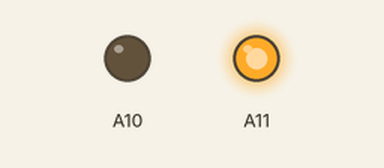
Recording of a sketch running on a simulated Arduino Mega 2560, built with avr-gcc and run on an emulated ATmega2560. Shown: output pins drawn as LEDs (lit = HIGH).

Above: at 0.15 s.
At 30.3 s:
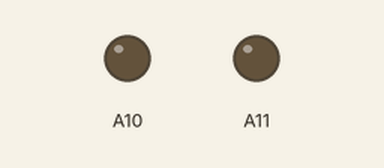
Timing chart, 0 to 78.4 s (numbered marks = the images above):
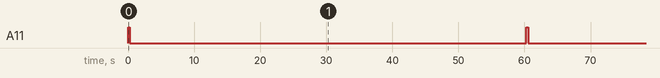

Measured:
- by itself, A11: alternates HIGH for 0.30 s and LOW for 60.0 s

The sketch:

Switch.ino
```cpp
void setup() {

  // put your setup code here, to run once:
  pinMode(A10, OUTPUT);
  pinMode(A11, OUTPUT);
}

void loop() {
  // put your main code here, to run repeatedly:
  digitalWrite(A11, HIGH);
  delay(300);
  digitalWrite(A11, LOW);
  delay(60000);
}
```
